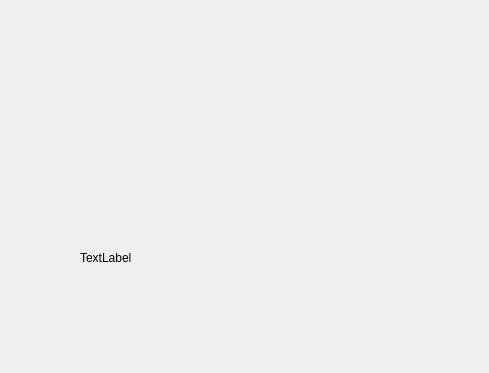
<?xml version="1.0" encoding="UTF-8"?>
<ui version="4.0">
 <class>SubWindows</class>
 <widget class="QWidget" name="SubWindows">
  <property name="geometry">
   <rect>
    <x>0</x>
    <y>0</y>
    <width>489</width>
    <height>373</height>
   </rect>
  </property>
  <property name="windowTitle">
   <string>Form</string>
  </property>
  <widget class="QLabel" name="label">
   <property name="geometry">
    <rect>
     <x>80</x>
     <y>250</y>
     <width>72</width>
     <height>16</height>
    </rect>
   </property>
   <property name="text">
    <string>TextLabel</string>
   </property>
  </widget>
 </widget>
 <resources/>
 <connections/>
</ui>
